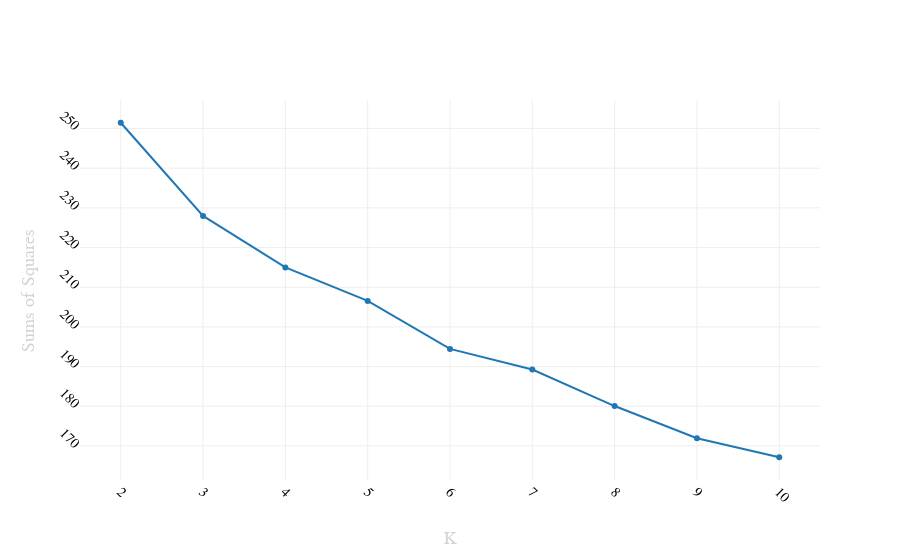

The cell this chart's notebook holds for it:
### Code cell
import plotly.graph_objs as go
# Create random data with numpy
X_matrix=np.matrix(pivot_transactions)
K=list(range(2,11))
y=[]
for i in K:
    kmeans=KMeans(n_clusters=i, random_state=1, init='k-means++')
    kmeans.fit(X_matrix)
    labels=kmeans.labels_
    y.append(kmeans.inertia_)
    
# Create a trace
trace = go.Scatter(x = K, y = y)

data = [trace]
layout = go.Layout(
    xaxis=dict(
        title='K',
        titlefont=dict(
            family='Arial, sans-serif',
            size=18,
            color='lightgrey'
        ),
        showticklabels=True,
        tickangle=45,
        tickfont=dict(
            family='Old Standard TT, serif',
            size=14,
            color='black'
        ),
        exponentformat='e',
        showexponent='all'
    ),
    yaxis=dict(
        title='Sums of Squares',
        titlefont=dict(
            family='Arial, sans-serif',
            size=18,
            color='lightgrey'
        ),
        showticklabels=True,
        tickangle=45,
        tickfont=dict(
            family='Old Standard TT, serif',
            size=14,
            color='black'
        ),
        exponentformat='e',
        showexponent='all'
    )
)
fig = go.Figure(data=data, layout=layout)
py.iplot(fig)

### Figure 1 — Plotly figure (JSON) as saved in the notebook; plotly's stock layout.template omitted (floating-point values rounded to 4 significant figures)
{"data": [{"type": "scatter", "uid": "1938020c-3eda-4932-a8da-47498024f08a", "x": [2, 3, 4, 5, 6, 7, 8, 9, 10], "y": [251.5, 228.0, 215.0, 206.5, 194.4, 189.3, 180.1, 171.9, 167.1]}], "layout": {"xaxis": {"exponentformat": "e", "showexponent": "all", "showticklabels": true, "tickangle": 45, "tickfont": {"color": "black", "family": "Old Standard TT, serif", "size": 14}, "title": {"font": {"color": "lightgrey", "family": "Arial, sans-serif", "size": 18}, "text": "K"}}, "yaxis": {"exponentformat": "e", "showexponent": "all", "showticklabels": true, "tickangle": 45, "tickfont": {"color": "black", "family": "Old Standard TT, serif", "size": 14}, "title": {"font": {"color": "lightgrey", "family": "Arial, sans-serif", "size": 18}, "text": "Sums of Squares"}}}}
